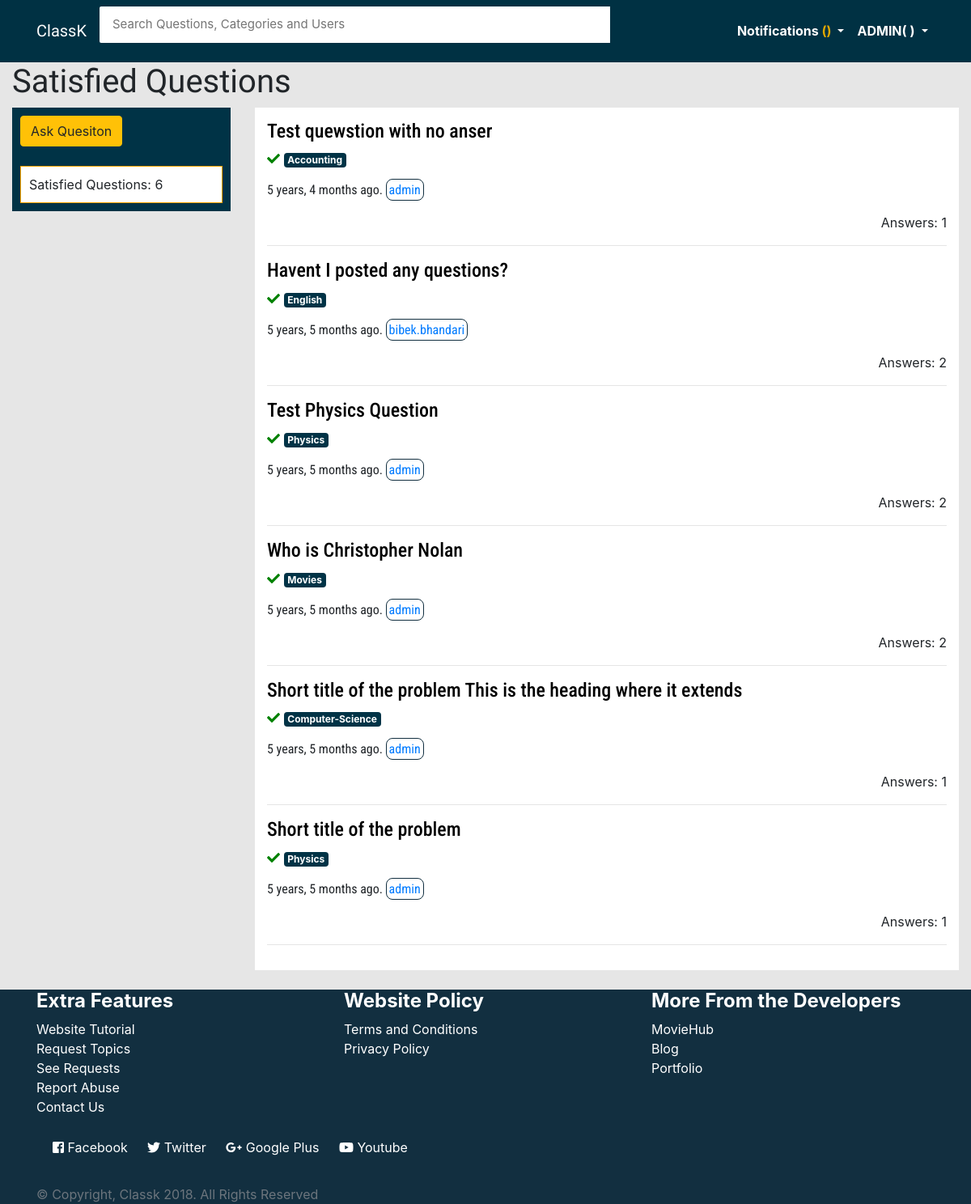
The page /satisfied/answers/all/ (signed in) on the database as committed earlier.
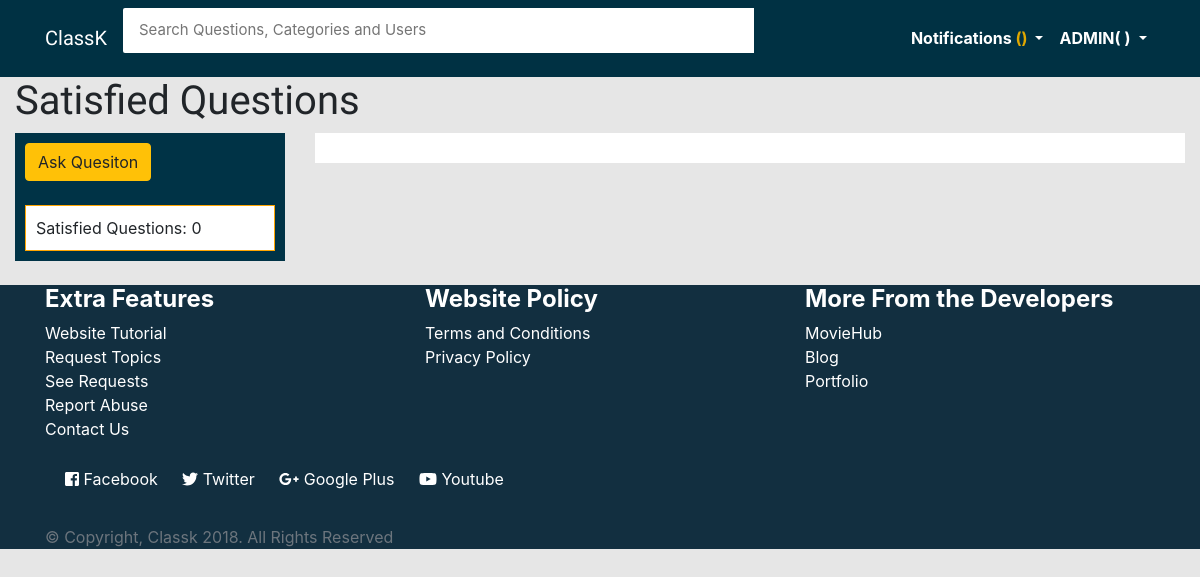
The same page on the database as committed later.
### main/models.py (models this page shows, shortened)
class Question(models.Model):
    user = models.ForeignKey(User, on_delete=models.CASCADE)
    title = models.CharField(max_length=150, default=None)
    description = models.TextField(max_length=3000)
    slug = models.SlugField(max_length=140, unique=True)
    date = models.DateTimeField(null=True, default=timezone.now())
    category = models.ForeignKey(Category, null=True, default=None, on_delete=models.CASCADE)
    satisfied = models.BooleanField(default=False)
    viewed = models.IntegerField(default=0)

class Category(models.Model):
    category = models.CharField(max_length=50)
    def __str__(self):
        return self.category

### main/views.py (the view)
# urls.py: url(r'^satisfied/answers/all/$', views.all_satisfied, name='all_satisfied'),
def all_satisfied(request):
    questions = Question.objects.filter(satisfied=True)
    results = Question.objects.annotate(num_answers=Count('answer')).order_by("-date")
    all_satisfied = results.filter(satisfied=True)
    count_of_sa = all_satisfied.count()
    title = "Satisfied Questions"
    page = request.GET.get('page', 1)
    paginator = Paginator(all_satisfied,10)
    try:
        all_satisfied = paginator.page(page)
    except PageNotAnInteger:
        all_satisfied = paginator.page(1)
    except EmptyPage:
        all_satisfied = paginator.page(paginator.num_pages)
    context = {
        'questions': questions,
        'results':results,
        'all_satisfied':all_satisfied,
        'count_of_sa':count_of_sa,
        'title':title,
    }
    return render(request, 'main/all-answered.html', context)

### main/templates/main/all-answered.html (shortened to what this page needs)
{% extends 'main/base.html' %}
{% block content %}
<div class="container-fluid">
    <h1 class="text-left" id="brand"> {{ title }}</h1>
    <div class="row">
        <div class="col-md-3 col-sm-12">
            <div id="qtns1">
                {% if not user.is_authenticated %}
                <a href="{% url 'accounts:login' %}?next={% url 'main:ask-question' %}" class="btn btn-md btn-info">Ask Question</a>
                <br>
                <br> {% else %}
                <a href="{% url 'main:ask-question' %}" class="btn btn-md btn-warning">Ask Quesiton</a>
                <br>
                <br> {% endif %}
                <div class="qtns2">
                    {{ title }}: {{count_of_sa}}
                </div>
            </div>
        </div>
        <div class="col-md-9 col-sm-12">
            <div id="qtns">
                {% for q in all_satisfied %}
                <a href="{% url 'main:details' q.slug %}" id="questions">
                    <h4 id="titleq">{{ q.title }}</h4>
                    {% if q.satisfied %}
                    <i data-toggle="tooltip" data-placement="top" title="Marked Satisfied by the owner of the question." class="fas fa-check"
                        style="color:green;"></i>
                    {% else %}
                    <i>No results yet</i>
                    {% endif %}
                </a>
                <a href="{% url 'main:filter' q.category %}">
                    <p class="badge" style="background:#003346; color:white;">{{ q.category }}</p>
                </a>
                <p id="titleq">{{ q.date |timesince }} ago.
                    <a href="{% url 'accounts:profile' q.user %}" id="questions-user-link">{{ q.user }}</a>
                </p>
                <div class="text-right">
                    <p>Answers: {{q.num_answers}}</p>
                </div>
                <hr> {% endfor %}
            </div>
        </div>
    </div>
</div>
<br>
 {% endblock %}

### main/templates/main/base.html (shortened to what this page needs)
<html lang="en">
<head>
    <link href="https://maxcdn.bootstrapcdn.com/bootstrap/4.0.0/css/bootstrap.min.css" rel="stylesheet"
> {% load static %}
    <link rel="stylesheet" href="{% static 'css/main.css' %}">
    <link href="https://maxcdn.bootstrapcdn.com/font-awesome/4.7.0/css/font-awesome.min.css" rel="stylesheet"
>
</head>
<body>
    <header>
        <nav class="navbar navbar-expand-lg navbar-light" style="background-color:#003143;">
            <div class="container">
                <a class="navbar-brand text-white" href="{% url 'main:home' %}" id="brand">ClassK</span>
                </a>
                <div class="collapse navbar-collapse" id="navbarNav">
                    <div class="bam-navbar-search smallsearch col-sm-8 col-xs-11">
                        <form action="{% url 'main:home' %}" method="get" class="row">
                            <input class="bam-navbar-input col-md-11" type="search" placeholder="Search Questions, Categories and Users" name="q" , value="">
                        </form>
                    </div>
                    <ul class="nav navbar-nav ml-auto w-100 justify-content-end" id="item">
                        {% if user.is_authenticated %}
                        <li class="nav-item dropdown">
                            <a class="nav-link dropdown-toggle" href="#" id="navbarDropdownMenuLink" data-toggle="dropdown" aria-haspopup="true" aria-expanded="false"
                                style="color:white;">
                                <strong>Notifications
                                    <span style="color:#E0A800;">({{ notif_counts }})</span>
                                </strong>
                            </a>
                        </li>
                        <li class="nav-item dropdown">
                            <a class="nav-link dropdown-toggle" href="#" id="navbarDropdownMenuLink" data-toggle="dropdown" aria-haspopup="true" aria-expanded="false"
                                style="color:white;">
                                <strong> {{ user.username|upper }}( {{ score }} )</strong>
                            </a>
                        </li>
                        {% endif %}
                    </ul>
                </div>
            </div>
        </nav>
    </header>
    {% block content %} {% endblock %}
    <footer class="footer">
        <div class="container" id="contents-footer">
            <div class="row">
                <div class="col-md-4">
                    <h4>
                        <strong>Extra Features</strong>
                    </h4>
                    <ul class="list-contents">
                        <a href="{% url 'main:tutorial' %}">
                            <li>Website Tutorial</li>
                        </a>
                        <a href="{% url 'main:request_topic' %}">
                            <li>Request Topics</li>
                        </a>
                        <a href="{% url 'main:display_request' %}">
                            <li>See Requests</li>
                        </a>
                        <a href="#">
                            <li>Report Abuse</li>
                        </a>
                        <a href="{% url 'main:contact' %}">
                            <li> Contact Us</li>
                        </a>
                    </ul>
                </div>
                <div class="col-md-4">
                    <h4>
                        <strong>Website Policy</strong>
                    </h4>
                    <ul class="list-contents">
                        <a href="#">
                            <li>Terms and Conditions</li>
                        </a>
                        <a href="#">
                            <li>Privacy Policy</li>
                        </a>
                    </ul>
                </div>
                <div class="col-md-4">
                    <h4>
                        <strong>More From the Developers</strong>
                    </h4>
                    <ul class="list-contents">
                        <a href="#">
                            <li>MovieHub</li>
                        </a>
                        <a href="#">
                            <li>Blog</li>
                        </a>
                        <a href="#">
                            <li>Portfolio</li>
                        </a>
                    </ul>
                </div>
            </div>
            <div class="social-media-links">
                <a href="https://www.facebook.com/whysoserious13" target="_blank"> <i class="fab fa-facebook-square"></i> Facebook</a>
                <a href="https://twitter.com/techinov22" target="_blank"> <i class="fab fa-twitter"></i>  Twitter</a>
                <a href="https://plus.google.com/u/0/113475651357673842065" target="_blank"> <i class="fab fa-google-plus-g"></i>  Google Plus</a>
                <a href="https://www.youtube.com/c/onthir" target="_blank"> <i class="fab fa-youtube"></i>  Youtube</a>
            </div>
             <br>
            <span class="text-muted text-center">&copy; Copyright, Classk 2018. All Rights Reserved</span>
        </div>
    </footer>
</body>
</html>

### account/static/css/main.css (style rules this page uses)
body { background: #e6e6e6; }
.bam-navbar-input { padding: 11px 16px; border-radius: 2px 0 0 2px; border: 0 none; outline: 0 none; font-size: 15px; }
#qtns { background-color: white; padding: 15px; }
#qtns1 { background-color: #003346; position: relative; padding: 10px; }
.qtns2 { background: white; border: 1px solid orange; padding: 10px; }
#brand { font-family: 'Francois One', sans-serif; }
#contents-footer { color: white; }
.footer { background-color: #122f40; }
.list-contents li { list-style-type: none; }
.list-contents a { text-decoration: none; color: white; }
ul { padding: 0; }
.social-media-links { padding: 10px; }
.social-media-links a { text-decoration: none; color: white; padding: 10px; }

Rows that differ between the two databases and show on the page:
removed Question: title "Test quewstion with no anser", satisfied True (drawn), category "Accounting", date "5 years, 4 months", user "admin", num_answers "1"
removed Question: title "Havent I posted any questions?", satisfied True (drawn), category "English", date "5 years, 5 months", user "bibek.bhandari", num_answers "2"
removed Question: title "Test Physics Question", satisfied True (drawn), category "Physics", date "5 years, 5 months", user "admin", num_answers "2"
removed Question: title "Who is Christopher Nolan", satisfied True (drawn), category "Movies", date "5 years, 5 months", user "admin", num_answers "2"
removed Question: title "Short title of the problem This is the heading where it extends", satisfied True (drawn), category "Computer-Science", date "5 years, 5 months", user "admin", num_answers "1"
removed Question: title "Short title of the problem", satisfied True (drawn), category "Physics", date "5 years, 5 months", user "admin", num_answers "1"
Other text that changed with them:
{{ count_of_sa }}: "6" → "0"
